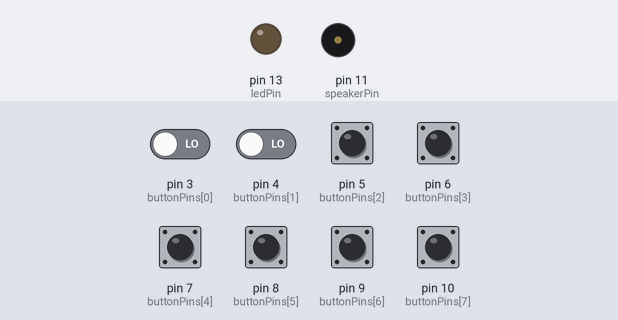
Bench run of a sketch on a simulated Arduino Uno, built with avr-gcc and run on an emulated ATmega328P. Shown: output pins drawn as LEDs (lit = HIGH), buzzer (waves = sounding). The inputs (shaded band) are chosen by the test bench; at power-on: pin 3 (buttonPins[0]), pin 4 (buttonPins[1]), pin 5 (buttonPins[2]), pin 6 (buttonPins[3]), pin 7 (buttonPins[4]), pin 8 (buttonPins[5]), pin 9 (buttonPins[6]), pin 10 (buttonPins[7]) LOW. Pins used as bus, display or sensor lines are not drawn.

Above: at 1.2 s.
1.3 s: pin 10 (buttonPins[7]) pulled HIGH for 0.15 s
At 1.42 s:
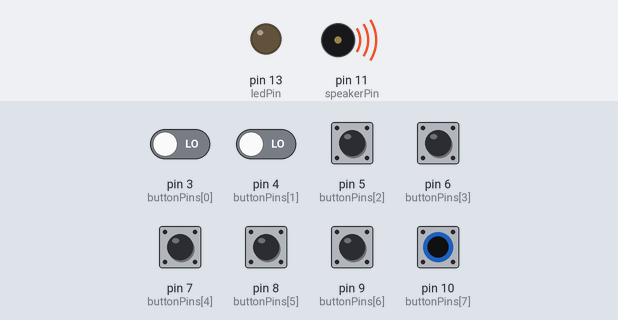
3.0 s: pin 10 (buttonPins[7]) pulled HIGH for 1 s
At 5.2 s:
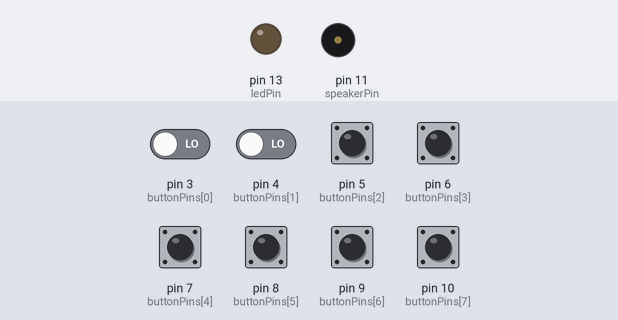
5.5 s: pin 3 (buttonPins[0]) driven HIGH and pin 4 (buttonPins[1]) driven HIGH
At 5.78 s:
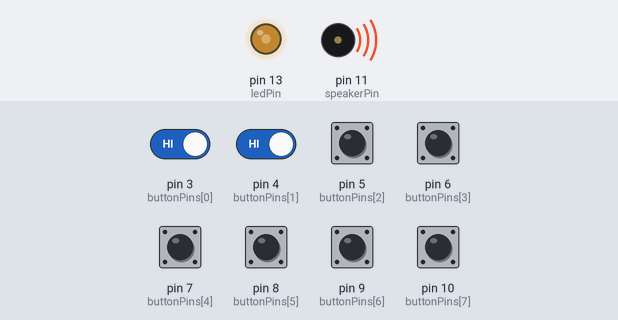
8.5 s: pin 3 (buttonPins[0]) driven LOW
10.0 s: pin 5 (buttonPins[2]) pulled HIGH for 0.15 s
At 11.3 s:
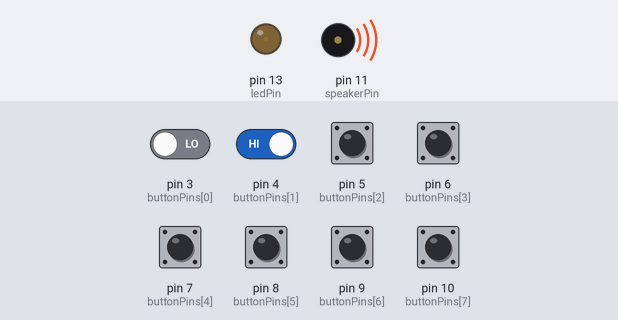
11.6 s: pin 5 (buttonPins[2]) pulled HIGH for 1 s
At 12.4 s:
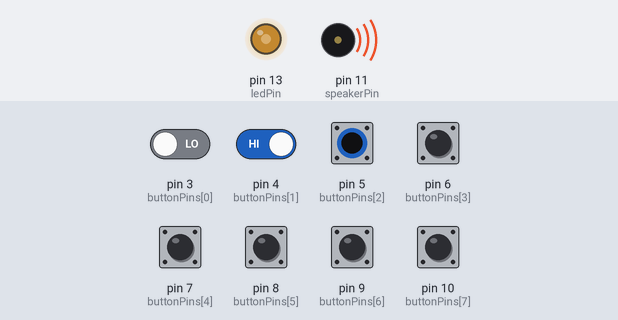
Timing chart, 0 to 14.6 s (numbered marks = the images above; inputs shaded):
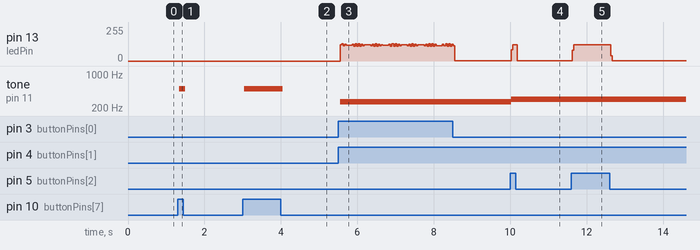

The sketch:

piano.ino
```cpp
const int buttonPins[] = {3,4,5,6,7,8,9,10};
int buttonState[8];
const int ledPin =  13;
const int speakerPin = 11;
const int buttonCount = sizeof(buttonPins)/sizeof(buttonPins[0]);
int tones[] = { 1915, 1700, 1519, 1432, 1275, 1136, 1014, 956};

void setup() {
  pinMode(ledPin, OUTPUT);
  pinMode(speakerPin, OUTPUT);
//  notePlayer[0].begin(11);
  for(int i=0;i<buttonCount;i++){
    pinMode(buttonPins[i], INPUT);
  }

  Serial.begin(9600);
}

void loop() {
  for(int i=0;i<buttonCount;i++){
    buttonState[i] = digitalRead(buttonPins[i]);

    if (buttonState[i] == HIGH) {
       play(tones[i]);
      digitalWrite(ledPin, HIGH);
    } else {
      digitalWrite(ledPin, LOW);
    }
  }
}

void play(int tone)
{
  int duration =1;

  for (long i = 0; i < duration * 1000L; i += tone * 2) {
    digitalWrite(speakerPin, HIGH);
    delayMicroseconds(tone);
    digitalWrite(speakerPin, LOW);
    delayMicroseconds(tone);
  }
}
```

Measured:
- after the input at 1.3 s, tone on pin 11 (speakerPin): silent → 501 Hz at once, → silent 0.16 s later
- after the input at 3.0 s, tone on pin 11 (speakerPin): silent → 501 Hz at once, → silent 1.0 s later
- after the input at 5.5 s, tone on pin 11 (speakerPin): silent → 272 Hz after 0.05 s
- after the input at 10.0 s, pin 13 (ledPin): 1/255 → 122/255 at once, → 1/255 0.16 s later; tone on pin 11 (speakerPin): 272 Hz → 300 Hz at once
- after the input at 11.6 s, pin 13 (ledPin): 1/255 → 122/255 at once, → 1/255 1.0 s later
